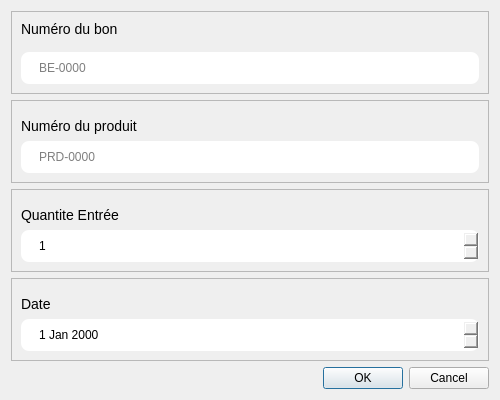
<?xml version="1.0" encoding="UTF-8"?>
<ui version="4.0">
 <class>Dialog</class>
 <widget class="QDialog" name="Dialog">
  <property name="geometry">
   <rect>
    <x>0</x>
    <y>0</y>
    <width>500</width>
    <height>400</height>
   </rect>
  </property>
  <property name="windowTitle">
   <string>Dialog</string>
  </property>
  <property name="styleSheet">
   <string notr="true">QLineEdit, QSpinBox , QDateEdit{
padding : 8px 16px;
border-radius : 8px;
}

QLabel{
font-size : 14px
}</string>
  </property>
  <layout class="QVBoxLayout" name="verticalLayout_5">
   <item>
    <widget class="QFrame" name="frame">
     <property name="frameShape">
      <enum>QFrame::Shape::StyledPanel</enum>
     </property>
     <property name="frameShadow">
      <enum>QFrame::Shadow::Raised</enum>
     </property>
     <layout class="QVBoxLayout" name="verticalLayout">
      <property name="spacing">
       <number>0</number>
      </property>
      <item alignment="Qt::AlignmentFlag::AlignTop">
       <widget class="QLabel" name="label">
        <property name="text">
         <string>Numéro du bon</string>
        </property>
       </widget>
      </item>
      <item>
       <widget class="QLineEdit" name="numBonInput">
        <property name="placeholderText">
         <string>BE-0000</string>
        </property>
       </widget>
      </item>
     </layout>
    </widget>
   </item>
   <item>
    <widget class="QFrame" name="frame_2">
     <property name="frameShape">
      <enum>QFrame::Shape::StyledPanel</enum>
     </property>
     <property name="frameShadow">
      <enum>QFrame::Shadow::Raised</enum>
     </property>
     <layout class="QVBoxLayout" name="verticalLayout_2">
      <property name="spacing">
       <number>0</number>
      </property>
      <item>
       <widget class="QLabel" name="label_2">
        <property name="text">
         <string>Numéro du produit</string>
        </property>
       </widget>
      </item>
      <item>
       <widget class="QLineEdit" name="numProdInput">
        <property name="placeholderText">
         <string>PRD-0000</string>
        </property>
       </widget>
      </item>
     </layout>
    </widget>
   </item>
   <item>
    <widget class="QFrame" name="frame_3">
     <property name="frameShape">
      <enum>QFrame::Shape::StyledPanel</enum>
     </property>
     <property name="frameShadow">
      <enum>QFrame::Shadow::Raised</enum>
     </property>
     <layout class="QVBoxLayout" name="verticalLayout_3">
      <property name="spacing">
       <number>0</number>
      </property>
      <item>
       <widget class="QLabel" name="label_3">
        <property name="text">
         <string>Quantite Entrée</string>
        </property>
       </widget>
      </item>
      <item>
       <widget class="QSpinBox" name="qteInput">
        <property name="readOnly">
         <bool>false</bool>
        </property>
        <property name="buttonSymbols">
         <enum>QAbstractSpinBox::ButtonSymbols::UpDownArrows</enum>
        </property>
        <property name="minimum">
         <number>1</number>
        </property>
       </widget>
      </item>
     </layout>
    </widget>
   </item>
   <item>
    <widget class="QFrame" name="frame_4">
     <property name="frameShape">
      <enum>QFrame::Shape::StyledPanel</enum>
     </property>
     <property name="frameShadow">
      <enum>QFrame::Shadow::Raised</enum>
     </property>
     <layout class="QVBoxLayout" name="verticalLayout_4">
      <property name="spacing">
       <number>0</number>
      </property>
      <item>
       <widget class="QLabel" name="label_4">
        <property name="text">
         <string>Date</string>
        </property>
       </widget>
      </item>
      <item>
       <widget class="QDateEdit" name="dateInput"/>
      </item>
     </layout>
    </widget>
   </item>
   <item>
    <widget class="QDialogButtonBox" name="buttonBox">
     <property name="orientation">
      <enum>Qt::Orientation::Horizontal</enum>
     </property>
     <property name="standardButtons">
      <set>QDialogButtonBox::StandardButton::Cancel|QDialogButtonBox::StandardButton::Ok</set>
     </property>
    </widget>
   </item>
  </layout>
 </widget>
 <resources/>
 <connections>
  <connection>
   <sender>buttonBox</sender>
   <signal>accepted()</signal>
   <receiver>Dialog</receiver>
   <slot>accept()</slot>
   <hints>
    <hint type="sourcelabel">
     <x>248</x>
     <y>254</y>
    </hint>
    <hint type="destinationlabel">
     <x>157</x>
     <y>274</y>
    </hint>
   </hints>
  </connection>
  <connection>
   <sender>buttonBox</sender>
   <signal>rejected()</signal>
   <receiver>Dialog</receiver>
   <slot>reject()</slot>
   <hints>
    <hint type="sourcelabel">
     <x>316</x>
     <y>260</y>
    </hint>
    <hint type="destinationlabel">
     <x>286</x>
     <y>274</y>
    </hint>
   </hints>
  </connection>
 </connections>
</ui>
